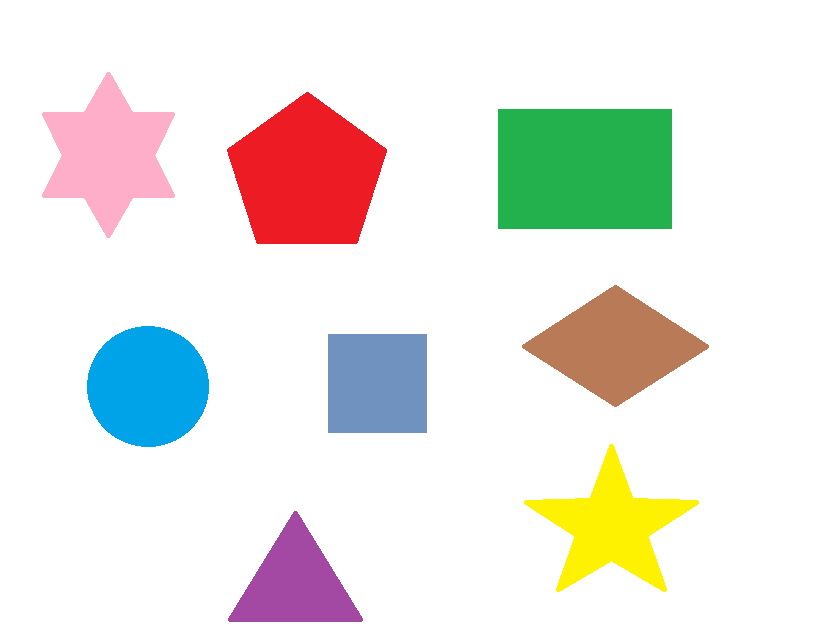
#> input picture 19. shape_detection/shapes.png, 828 x 643 px
$ python shape_detection.py
#> lines starting #> are read from the running program, lines starting #| are printed output that depends on the picture; after the words box and inside, x2 and y2 are one past the last pixel; in counts of white or black regions, pixels touching at a corner belong together
# Importing Libraries
import numpy as np
import cv2

img = cv2.imread('shapes.png')
#> img is the input picture: shape (643, 828, 3); mean B, G, R 228.3, 233, 234.7
imgGray = cv2.cvtColor(img, cv2.COLOR_BGR2GRAY)
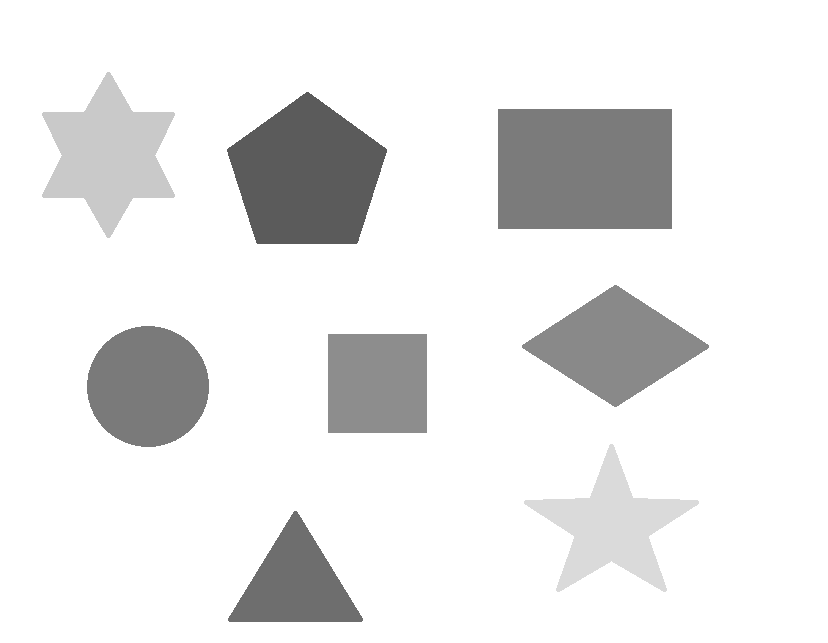
#> imgGray: shape (643, 828); min 91, max 255, mean 233
_, th = cv2.threshold(imgGray, 240, 255, cv2.THRESH_BINARY)
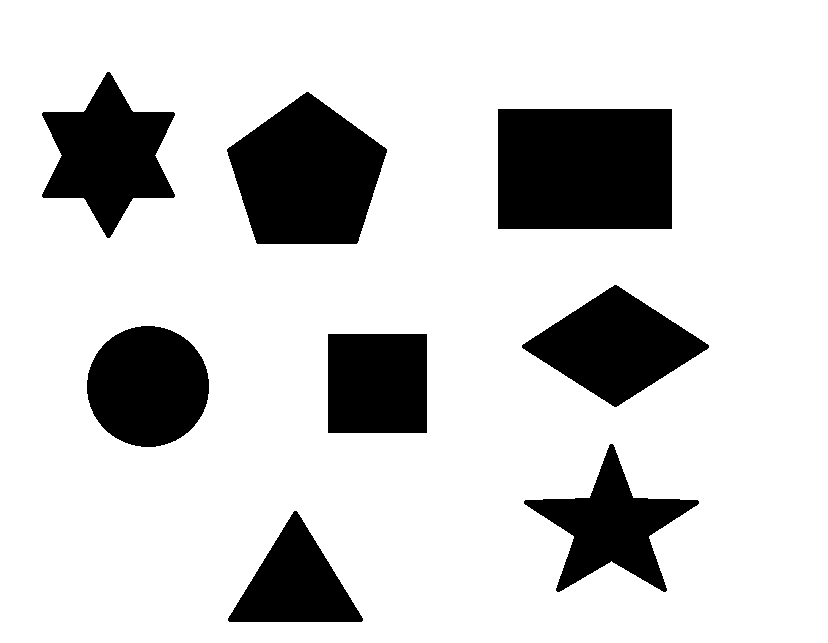
#> th: shape (643, 828); 81.1% white; 8 black regions
contours, _ = cv2.findContours(th, cv2.RETR_TREE, cv2.CHAIN_APPROX_NONE)
#> contours = 9 contours; largest, box (x1, y1, x2, y2) and area: (0, 0, 828, 643) 530934, (497, 108, 673, 230) 21173, (226, 91, 388, 245) 17250, (41, 71, 176, 239) 12171, (521, 284, 710, 408) 11934

for contour in contours:
    approx = cv2.approxPolyDP(contour, 0.01 * cv2.arcLength(contour, True), True)
    cv2.drawContours(img, [approx], 0, (0, 0, 0), 5)
    x = approx.ravel()[0]
    y = approx.ravel()[1]

    if len(approx) == 3:
        cv2.putText(img, 'Triangle', (x, y), cv2.FONT_HERSHEY_SIMPLEX, 0.5, (0, 255, 0), 2)
    elif len(approx) == 4:
        x, y, w, h = cv2.boundingRect(approx)
        aspectRatio = float(w) / h
        imgh, imgw, _ = img.shape
        if imgw == w and imgh == h:
            cv2.putText(img, 'Image Boundary', (x+10, y+10), cv2.FONT_HERSHEY_SIMPLEX, 0.5, (0, 255, 0), 2)
        elif 0.95 <= aspectRatio <= 1.05:
            cv2.putText(img, 'Square', (x, y), cv2.FONT_HERSHEY_SIMPLEX, 0.5, (0, 255, 0), 2)
        else:
            cv2.putText(img, 'Rectangle', (x, y), cv2.FONT_HERSHEY_SIMPLEX, 0.5, (0, 255, 0), 2)
    elif len(approx) == 5:
        cv2.putText(img, 'Pentagon', (x, y), cv2.FONT_HERSHEY_SIMPLEX, 0.5, (0, 255, 0), 2)
    elif len(approx) == 6:
        cv2.putText(img, 'Hexagon', (x, y), cv2.FONT_HERSHEY_SIMPLEX, 0.5, (0, 255, 0), 2)
    elif len(approx) == 7:
        cv2.putText(img, 'Heptagon', (x, y), cv2.FONT_HERSHEY_SIMPLEX, 0.5, (0, 255, 0), 2)
    elif len(approx) == 8:
        cv2.putText(img, 'Octagon', (x, y), cv2.FONT_HERSHEY_SIMPLEX, 0.5, (0, 255, 0), 2)
    elif len(approx) == 9:
        cv2.putText(img, 'Nonagon', (x, y), cv2.FONT_HERSHEY_SIMPLEX, 0.5, (0, 255, 0), 2)
    elif len(approx) == 10:
        cv2.putText(img, 'Decagon', (x, y), cv2.FONT_HERSHEY_SIMPLEX, 0.5, (0, 255, 0), 2)
    else:
        cv2.putText(img, 'Polygon', (x, y), cv2.FONT_HERSHEY_SIMPLEX, 0.5, (0, 255, 0), 2)
#> this loop made 9 passes
#> (approx, w, h, aspectRatio) on passes 1, 4, 6, 7: ([[0, 0], [0, 642], [827, 642], [827, 0]], 828, 643, 1.29), ([[327, 334], [426, 333], [427, 432], [328, 433]], 101, 101, 1), ([[614, 284], [709, 345], [616, 407], [521, 347]], 189, 124, 1.52), ([[497, 109], [671, 108], [672, 228], [498, 229]], 176, 122, 1.44)
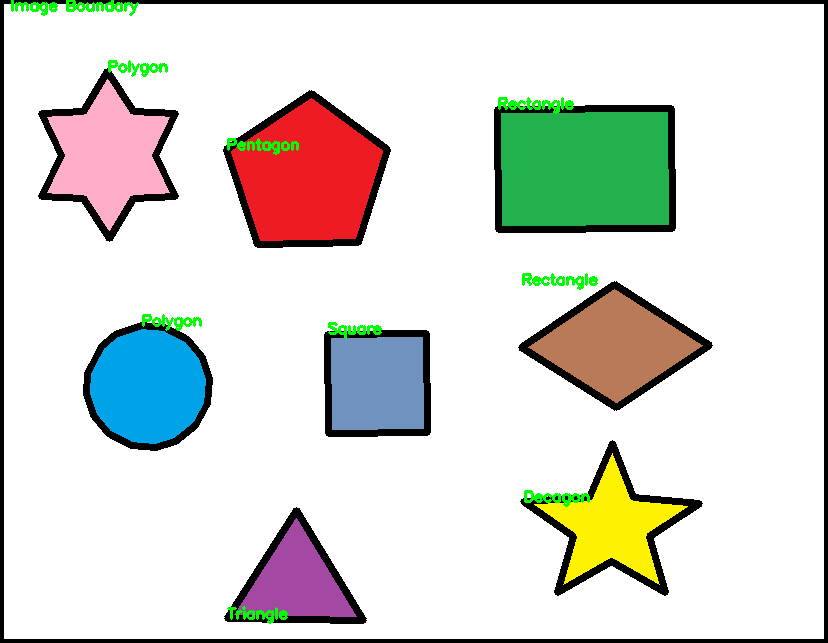
#> img: shape (643, 828, 3); 7.92% of pixels changed, all inside (x1, y1, x2, y2) = (0, 0, 828, 643)

cv2.imshow('shapes', img)
if cv2.waitKey(0) & 0xFF == 27:
#> (key Esc is pressed here)
    cv2.destroyAllWindows()
cv2.destroyAllWindows()
